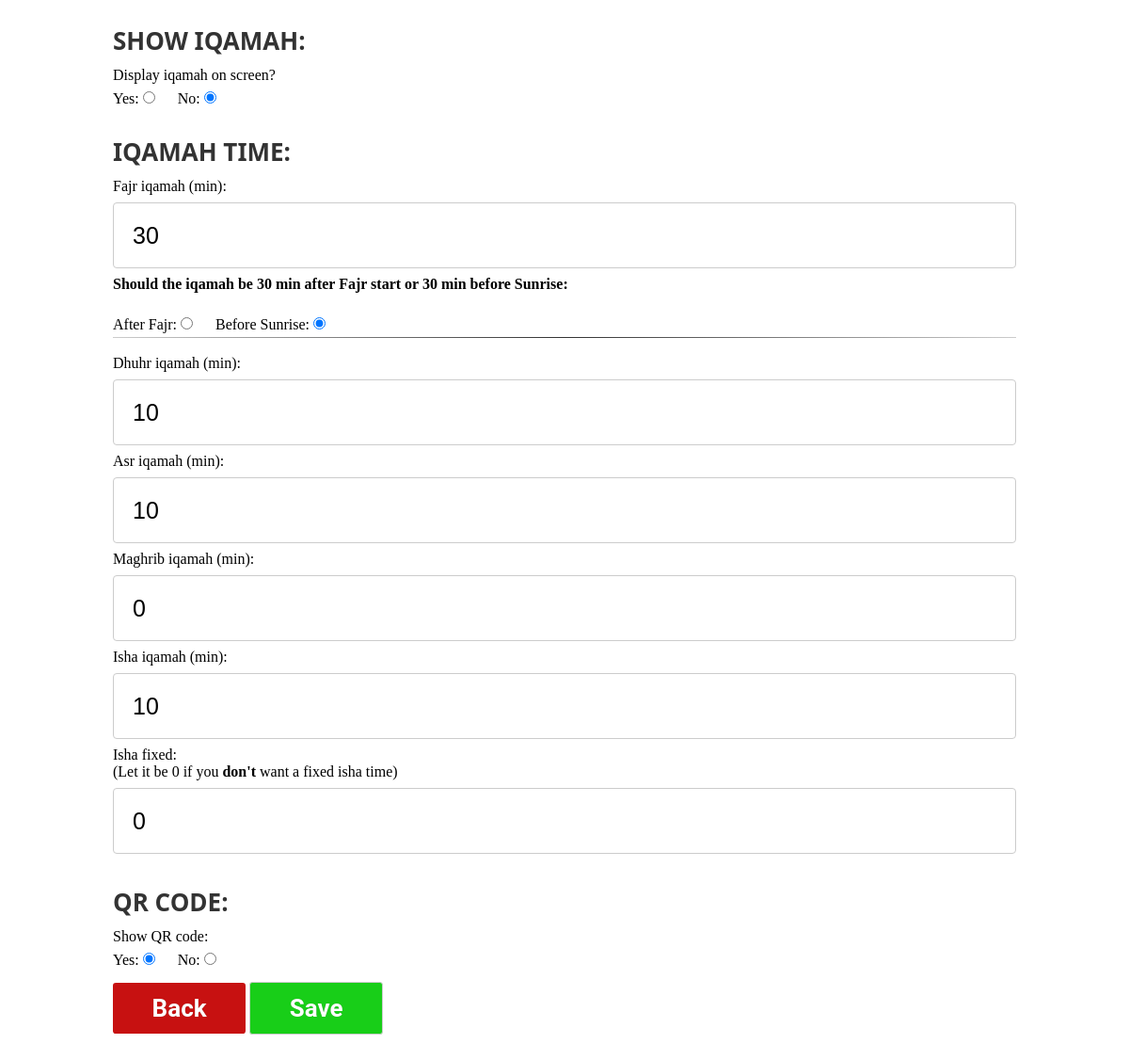
The page /settings on the database its author committed.
### tables this page shows
CREATE TABLE settings (fajr_iqamah text, dhuhr_iqamah text, asr_iqamah text, maghrib_iqamah text, isha_iqamah text, iqamah_on text, id INTEGER, qrcode, isha_fixed text, fajr_iqamah_before_sunrise text);

### app.py (the view)
@app.route( '/settings' )
def settings():
    settings =  get_settings()
    return render_template( 'settings.html' , settings = settings )

### templates/settings.html (shortened to what this page needs)
{% extends 'layout/layout.html' %}
{% block content %}
<div class="container_padding">
    <form action="/save/settings" method="POST">
        <h1 class="title left">Show Iqamah:</h1>
        <span>Display iqamah on screen?</span><br>
        <label for="iqamah_true">Yes:</label>
        <input style="text-align:left; width: auto; height:auto; margin-right: 20px;" required id="iqamah_true" value="true"  {% if settings['iqamah_on'] == 'true'%}checked{% endif%} type="radio" name="iqamah_on" >
        <label for="iqamah_false">No:</label>
        <input style="text-align:left; width: auto; height:auto;" required id="iqamah_false" value="false"  {% if settings['iqamah_on'] == 'false'%}checked{% endif%}  type="radio" name="iqamah_on" >
        <br>
        <h1 class="title left">Iqamah time:</h1>
        <label for="fajr_iqamah">Fajr iqamah (min):</label>
        <input type="number" id="fajr_iqamah" required min="0" max="120" name="fajr_iqamah" placeholder="Fajr Iqamah" value="{{settings['fajr_iqamah']}}">
        <p for="fajr_iqamah"><b>Should the iqamah be {{settings['fajr_iqamah']}} min after Fajr start or {{settings['fajr_iqamah']}} min before Sunrise:</b></p><br>
        <label for="fajr_true">After Fajr:</label>
        <input style="text-align:left; width: auto; height:auto; margin-right: 20px;" required id="fajr_false" value="false" type="radio"  name="fajr_iqamah_before_sunrise" >
        <label for="fajr_false">Before Sunrise:</label>
        <input style="text-align:left; width: auto; height:auto;" required id="fajr_true" value="true" type="radio" {% if settings['fajr_iqamah_before_sunrise'] == 'false'%}checked {%endif%} name="fajr_iqamah_before_sunrise" >
        <br>
        <hr>
        <br>
        <label for="dhuhr_iqamah">Dhuhr iqamah (min):</label>
        <input type="number" id="dhuhr_iqamah" required  min="0" max="120" name="dhuhr_iqamh" placeholder="Dhuhr Iqamah" value="{{settings['dhuhr_iqamah']}}">
        <label for="asr_iqamah">Asr iqamah (min):</label>
        <input type="number" id="asr_iqamah"  required min="0" max="120" name="asr_iqamah" placeholder="Asr Iqamah" value="{{settings['asr_iqamah']}}">
        <label for="maghrib_iqamah">Maghrib iqamah (min):</label>
        <input type="number" id="maghrib_iqamah" required min="0" max="120" name="maghrib_iqamah" placeholder="Maghrib iqamah" value="{{settings['maghrib_iqamah']}}">
        <label for="isha_iqamah">Isha iqamah (min):</label>
        <input type="number" id="isha_iqamah" required  min="0" max="120" name="isha_iqamah" placeholder="Isha iqamah" value="{{settings['isha_iqamah']}}">
        <label for="isha_fixed">Isha fixed:<br><span>(Let it be 0 if you <b>don't</b> want a fixed isha time)</span></label>
        <input type="text" required id="isha_fixed" name="isha_fixed" placeholder="Isha fixed" value="{{settings['isha_fixed']}}">
        <h1 class="title left">QR code:</h1>
        <p for="fajr_iqamah">Show QR code:</p>
        <label for="qr_true">Yes:</label>
        <input style="text-align:left; width: auto; height:auto; margin-right: 20px;" required id="qr_true" value="true"  {% if settings['qrcode'] == 'true'%}checked{% endif%} type="radio" name="qrcode" >
        <label for="qr_false">No:</label>
        <input style="text-align:left; width: auto; height:auto;" required id="qr_false" value="false"  {% if settings['qrcode'] == 'false'%}checked{% endif%}  type="radio" name="qrcode" >
        <br>
        <a class="back" href="/">Back</a>
        <input type="submit" class="save"  value="Save"><br><br><br>
    </form>
</div>
{% endblock %}

### templates/layout/layout.html (shortened to what this page needs)
<!DOCTYPE html>
<html lang="en" encoding="utf-8">
<head>
    <link rel="stylesheet" href="{{url_for('static', filename='css/styles.css')}}">
</head>
<body>
    {% block content %}{% endblock %}
</body>
</html>

### static/css/styles.css (style rules this page uses)
* { margin: 0; padding: 0; border: 0; outline: 0; box-sizing: border-box; }
.title { text-align: center; font-family: 'Segoe UI', Tahoma, Geneva, Verdana, sans-serif; margin: 25px 0px 10px 0px; color:#333; text-transform: uppercase; font-size: 26px; }
.save { cursor: pointer; width: auto !important; height: auto !important; background-color: rgb(24, 206, 24); display:inline-block; color: white !important; padding:0.46em 1.6em; margin: 1% auto 1% auto; border-radius:0.12em; font-size: 26px; box-sizing: border-box; text-decoration:none; font-family:'Roboto',sans-serif; font-weight:700; color:#242424; text-shadow: 0 0.004em 0.004em rgba(0,0,0,0.35); transition: all 0.6s; }
.back { background-color: rgb(199, 17, 17); display:inline-block; color: white !important; padding:0.46em 1.6em; margin: 1% auto 1% auto; border-radius:0.12em; font-size: 26px; box-sizing: border-box; text-decoration:none; font-family:'Roboto',sans-serif; font-weight:700; color:#242424; text-shadow: 0 0.004em 0.004em rgba(0,0,0,0.35); transition: all 0.6s; }
.left { text-align: left !important; }
hr { border: 0; height: 1px;background: #333;background-image: linear-gradient(to right, #ccc, #333, #ccc); }
input { width: 100%; height:70px; padding: 12px 20px; margin: 8px 0; display: inline-block; border: 1px solid #ccc; border-radius: 4px; box-sizing: border-box; font-size: 25px; }
@media only screen and (min-width: 1000px) { .container_padding { padding-right: 10%; padding-left: 10%; margin-right: auto !important; margin-left: auto; } }

### rows shown on the page
settings: iqamah_on "☐ Yes:", iqamah_on "☑ No:", fajr_iqamah "30", fajr_iqamah_before_sunrise "☐ Before Sunrise:", fajr_iqamah_before_sunrise "☑ After Fajr:", dhuhr_iqamh "10", asr_iqamah "10", maghrib_iqamah "0", isha_iqamah "10", isha_fixed "0", qrcode "☑ Yes:", qrcode "☐ No:"
